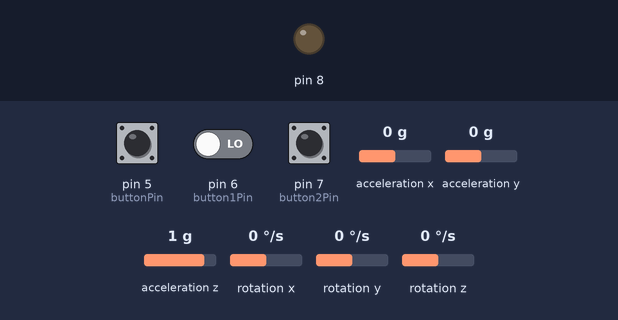
The sketch below on a simulated Arduino Uno, built with avr-gcc and run on an emulated ATmega328P. On the bench: output pins drawn as LEDs (lit = HIGH). Inputs (shaded band) come from the test bench; at power-on: pin 5 (buttonPin) HIGH, rotation x 0 °/s, rotation z 0 °/s, pin 6 (button1Pin) LOW, pin 7 (button2Pin) LOW, acceleration x 0 g, acceleration y 0 g, acceleration z 1 g, rotation y 0 °/s. What the sketch prints to the serial monitor is not drawn.

Above: at 1.2 s.
1.3 s: pin 5 (buttonPin) pulled LOW for 0.15 s
At 1.6 s:
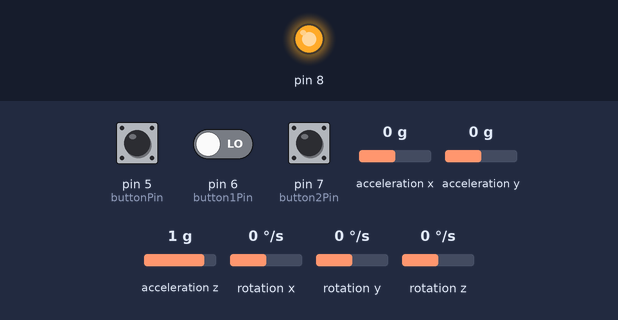
2.9 s: pin 5 (buttonPin) pulled LOW for 1 s
6.9 s: rotation x set to 100 °/s
9.9 s: rotation z set to 100 °/s
12.9 s: pin 5 (buttonPin) driven LOW and pin 6 (button1Pin) driven HIGH
15.9 s: pin 5 (buttonPin) driven HIGH
Timing chart, 0 to 18.9 s (numbered marks = the images above; inputs shaded):
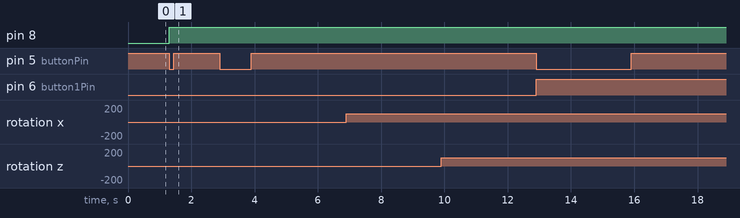

Measured:
- after the input at 1.3 s, pin 8: LOW → HIGH at once

The sketch:

MPU_6050_mouse.ino
```cpp
#include <Wire.h>
#include <I2Cdev.h>
#include <MPU6050.h>

MPU6050 mpu;
int16_t ax, ay, az, gx, gy, gz;
int vx, vy,clik=0,clik1=0,clik2=0;/*, vxx,vy;*/
const int buttonPin = 5;     // the number of the pushbutton pin
const int button1Pin=6;
const int button2Pin=7;
//const int ledPin =  13;      // the number of the LED pin
int buttonState = 0;
int button1State=0;
int button2State=0;
unsigned long lastDebounceTime = 0;  // the last time the output pin was toggled
unsigned long debounceDelay = 1000;    // the debounce time; increase if the output flickers

void setup() {
//delay(5000);
//flush
Serial.begin(38400);
  Wire.begin();
  mpu.setFullScaleGyroRange(MPU6050_GYRO_FS_2000);
   mpu.getMotion6(&ax, &ay, &az, &gx, &gy, &gz);

  pinMode(buttonPin, INPUT);
  pinMode(button1Pin,INPUT);
pinMode(button2Pin,INPUT);
pinMode(8,OUTPUT);
   vx=0;
   vy=0;
  mpu.initialize();
  if (!mpu.testConnection()) {
    while (1);
    }
}

void loop() {

  mpu.getMotion6(&ax, &ay, &az, &gx, &gy, &gz);
/*vxx=vx-gx-310;
  vyy=vy-gz+26;*/
  vx =-gx-310; // "-310" because the x axis of gyroscope give values about +310 while it's not moving. Change this value if you get something different using the TEST code, chacking if there are values far from zero.
  vy =-gz+26;//  same here about "+26"

/* if(vxx<100&&vxx>-100)
  { vx=0;
    }
    if(vyy<100&&vyy>-100)
    {vy=0;}*/

  Serial.print(vx/800);
  Serial.print(",");
  Serial.print(vy/500);
  Serial.print(",");
  Serial.println("2,2,2");
  /*
  Serial.print(ax);
  Serial.print(" ");
  Serial.print(ay);

  Serial.print(" ");
  Serial.print(az);

  Serial.print(" ");
  Serial.print(gx);

  Serial.print(" ");
  Serial.print(gy);

  Serial.print(" ");
  Serial.print(gz);

   Serial.print(" ");
  Serial.print(vx);
    Serial.print(" ");
  Serial.println(vy);
*/

 buttonState = digitalRead(buttonPin);
 button1State = digitalRead(button1Pin);
  button2State = digitalRead(button2Pin);
  // check if the pushbutton is pressed.
  // if it is, the buttonState is HIGH:
  // if (millis()-cliktime>debound||(clik==0&&buttonState==LOW))
   //{

//    cliktime=millis();
/*
// LEFT CLICK
    if (clik==0&&buttonState == LOW) {
   clik=1;
    // turn LED on:
    Serial.print("1,");
  }
  else if (clik==1&&buttonState==HIGH){
    clik=0;
    // turn LED off:
   Serial.print("0,");
  }
  else {Serial.print("2,");}

  // RIGHT CLICK
   if (clik1==0&&button1State == LOW) {
   clik1=1;
    // turn LED on:
    Serial.print("1,");
  }
  else if (clik1==1&&button1State==HIGH){
    clik1=0;
    // turn LED off:
    Serial.print("0,");
  }
  else {Serial.print("2,");}

  // Reload button
if (clik2==0&&button2State ==LOW) {
   clik2=1;
    // turn LED on:
    Serial.println("1");
  }
  else if (clik2==1&&button2State==HIGH){
    clik2=0;
    Serial.println("0");
  }
  else {Serial.println("2");}
*/
if (buttonState==LOW)
{if ((millis() - lastDebounceTime) > debounceDelay){
 digitalWrite(8,HIGH);
 lastDebounceTime=millis();
  }}

delay(0);

}
```
